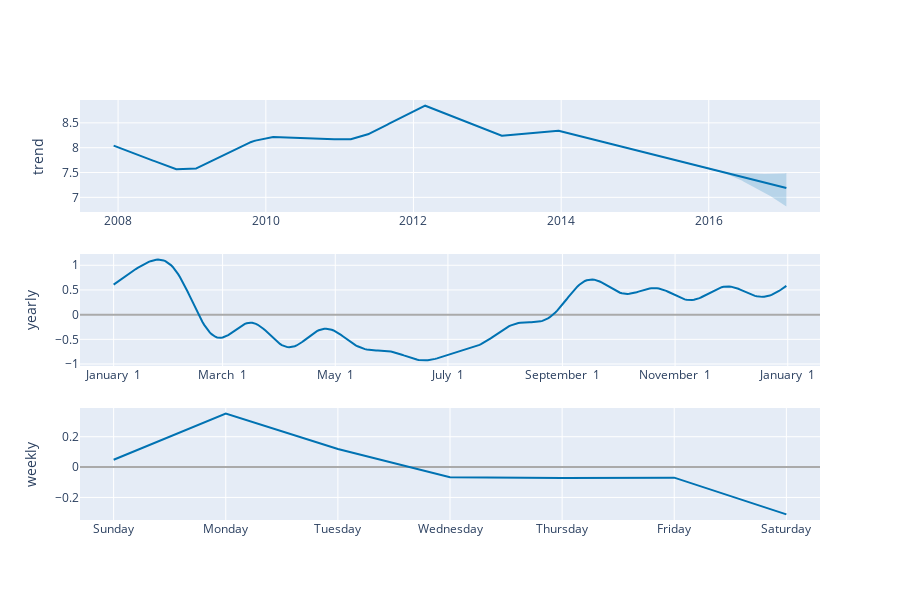

Here is the notebook cell this chart was saved with:
### Code cell
plot_components_plotly(m, forecast)

### Figure 1 — Plotly figure (JSON) as saved in the notebook; plotly's stock layout.template omitted (floating-point values rounded to 4 significant figures; data arrays with more than 128 entries replaced by an {"elided": "..."} marker saying what was removed)
{"data": [{"line": {"color": "#0072B2", "width": 2}, "mode": "lines", "name": "trend", "type": "scatter", "x": {"elided": "3270 str values"}, "xaxis": "x", "y": {"elided": "3270 float values"}, "yaxis": "y"}, {"line": {"color": "rgba(0, 114, 178, 0.2)", "width": 0}, "mode": "lines", "name": "trend_upper", "type": "scatter", "x": {"elided": "3270 str values"}, "xaxis": "x", "y": {"elided": "3270 float values"}, "yaxis": "y"}, {"fill": "tonexty", "fillcolor": "rgba(0, 114, 178, 0.2)", "line": {"color": "rgba(0, 114, 178, 0.2)", "width": 0}, "mode": "lines", "name": "trend_lower", "type": "scatter", "x": {"elided": "3270 str values"}, "xaxis": "x", "y": {"elided": "3270 float values"}, "yaxis": "y"}, {"line": {"color": "#0072B2", "width": 2}, "mode": "lines", "name": "yearly", "type": "scatter", "x": {"elided": "365 str values"}, "xaxis": "x2", "y": {"elided": "365 float values"}, "yaxis": "y2"}, {"line": {"color": "#0072B2", "width": 2}, "mode": "lines", "name": "weekly", "type": "scatter", "x": ["2017-01-01T00:00:00.000000000", "2017-01-02T00:00:00.000000000", "2017-01-03T00:00:00.000000000", "2017-01-04T00:00:00.000000000", "2017-01-05T00:00:00.000000000", "2017-01-06T00:00:00.000000000", "2017-01-07T00:00:00.000000000"], "xaxis": "x3", "y": [0.04829, 0.3523, 0.1196, -0.06667, -0.07225, -0.06957, -0.3117], "yaxis": "y3"}], "layout": {"height": 600, "showlegend": false, "width": 900, "xaxis": {"anchor": "y", "domain": [0, 1], "range": ["2007-06-26T14:24:00", "2017-07-04T09:36:00"], "type": "date"}, "xaxis2": {"anchor": "y2", "domain": [0, 1], "range": ["2016-12-13T18:54:02.958904115", "2018-01-18T11:04:57.863013581"], "tickformat": "%B %e", "type": "date"}, "xaxis3": {"anchor": "y3", "domain": [0, 1], "range": ["2016-12-31T16:48:00", "2017-01-07T07:12:00"], "tickformat": "%A", "type": "date"}, "yaxis": {"anchor": "x", "domain": [0.7333, 1], "rangemode": "normal", "title": {"text": "trend"}, "zerolinecolor": "#AAA"}, "yaxis2": {"anchor": "x2", "domain": [0.3667, 0.6333], "title": {"text": "yearly"}, "zerolinecolor": "#AAA"}, "yaxis3": {"anchor": "x3", "domain": [0, 0.2667], "title": {"text": "weekly"}, "zerolinecolor": "#AAA"}}}
